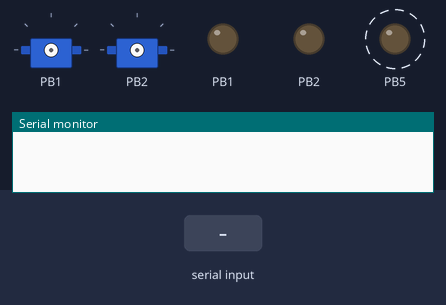
Simulated run of this program. Board: ATmega328P, built with avr-gcc and emulated at 16 MHz. Shown: 2 × servo, output pins drawn as LEDs (lit = HIGH), the last lines printed to the serial monitor. Dashed ring = blinking. The inputs (shaded band) are chosen by the test bench. Servo pulses on a pin are drawn as a servo (544–2400 µs = 0–180°).

Above: at 1.26 s.
1.3 s: "a" received over Serial
At 2.3 s:
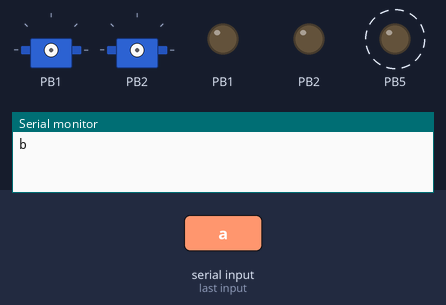
2.9 s: byte 0 (0) received over Serial
At 3.6 s:
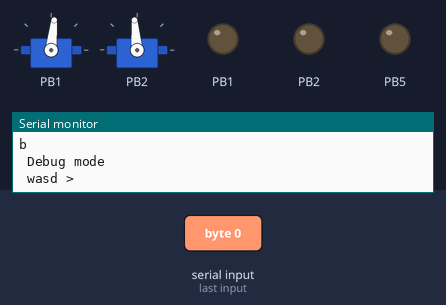
4.4 s: "c" received over Serial
At 5.6 s:
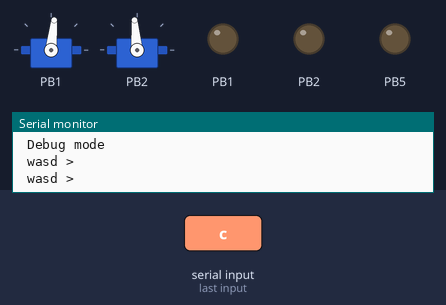
5.9 s: "s" received over Serial
At 6.7 s:
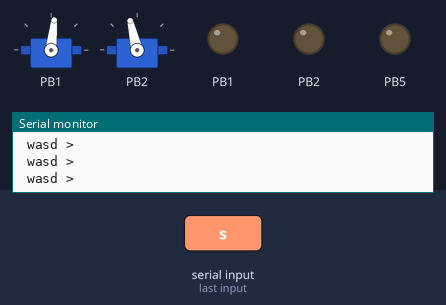
7.4 s: "d" received over Serial
At 7.8 s:
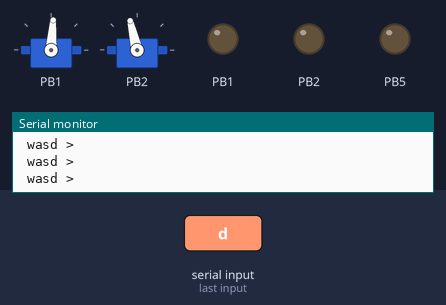
8.9 s: "d" received over Serial
At 10.2 s:
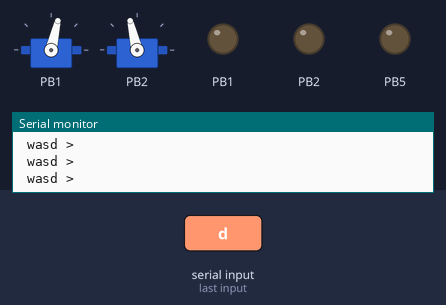
Timing chart, 0 to 11.4 s (numbered marks = the images above; inputs shaded):
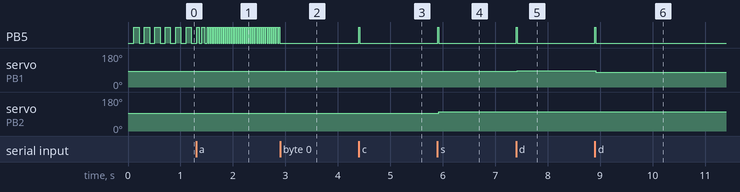

Measured:
- after the input at 1.3 s, PB5: alternates HIGH for 0.02 s and LOW for 0.02 s, starting after 0.06 s
- after the input at 2.9 s, PB5: stops changing and stays LOW
- after the input at 4.4 s, PB5: LOW → HIGH at once, → LOW 0.02 s later
- after the input at 5.9 s, PB5: LOW → HIGH at once, → LOW 0.02 s later; servo on PB2: 95° → 103° at once
- after the input at 7.4 s, PB5: LOW → HIGH at once, → LOW 0.02 s later; servo on PB1: 84° → 86° at once
- after the input at 8.9 s, PB5: LOW → HIGH at once, → LOW 0.02 s later; servo on PB1: 86° → 77° at once
- by itself, PB5: alternates HIGH for 0.10 s and LOW for 0.10 s

The program:

FTServoComms.c
```c
/*
 * FTServoComms.c
 *
 * Created: 2/24/2013 8:34:32 PM
 *  Author: Steve
 */

/*
 * FTServoPot.c
 *
 * Created: 2/23/2013 4:46:11 PM
 *  Author: Steve
 */

#define F_CPU 16000000L
#define _DEBUG


#include <avr/io.h>
#include <avr/interrupt.h>
#include <util/delay.h>
#include <util/atomic.h>
#include "uart.h"
#include "simpleserial.h"

void initADC0();
void initServo();
void initPWM();
void setServo(SerMsg msg, uint16_t dest);
uint16_t getADC();

uint16_t volatile ADCRead = 0;
uint16_t volatile ISRCount = 0;


int main(void)
{

	initServo();
	initSerial(9600);
	uint16_t dest;
	SerMsg msg;
	char err;
	_delay_ms(10);   // wait a little while for things to come online.
	sei();
	DDRB|=(1<<PB1);
	DDRB|=(1<<PB2);
	DDRB|=(1<<PB5);

	handshake();

	setServo(PITCHPOS,512);
	setServo(YAWPOS,450);

	while(1)
    {
		err = getMessage(&msg,&dest);
		if (err==0)
		{
			setServo(msg,dest);
			PORTB|=(1<<PB5);
		}
		_delay_ms(20);
		PORTB&=~(1<<PB5);
		_delay_ms(20);
    }

}


void initPWM()
{
	 TCCR1A|=(1<<COM1A1)|(1<<COM1B1)|(1<<WGM11);
	 TCCR1B|=(1<<WGM13)|(1<<CS11); //PRESCALER=8 MODE 10(phase correct)
	 ICR1=20000;  //50Hz (Period = 20ms).

	 DDRB|=(1<<PB1);   //PWM Pins as Out
	 DDRB|=(1<<PB2);
}

void initServo()
{
	initPWM();
}

void setServo(SerMsg msg  ,uint16_t dest)
{
	int servo = dest*1.8+600;
	switch (msg)
	{
		case YAWPOS:
			OCR1A = servo;
			break;
		case PITCHPOS:
			OCR1B = servo;
			break;
		case NULL:
		case STOP:
			break;
		default:
			break;
	}


}
```

simpleserial.c
```c
/*
* simpleserial.c
*
* Created: 2/24/2013 8:40:56 PM
*  Author: Steve
*/
#define F_CPU 16000000L
#include <avr/io.h>
#include <util/delay.h>
#include <avr/pgmspace.h>
#include "uart.h"
#include "simpleserial.h"


typedef enum MODE {
	REGULAR =0,
DEBUG=1} MODE;

static MODE PortMode;


char initSerial(uint16_t baud)
{
	switch(baud)
	{
		case 38400:
		uart_init(UART_BAUD_SELECT(38400,F_CPU));
		break;
		case 9600:
		uart_init(UART_BAUD_SELECT(9600,F_CPU));
		break;
		case 1200:
		uart_init(UART_BAUD_SELECT(1200,F_CPU));
		break;
		default:
		return(-1);
	}
	return 0;
}

char handshake()
{
	uart_flush();
	_delay_ms(100);

	while(uart_available()==0)
	{

		PORTB |=(1<<PB5);
		_delay_ms(100);
		PORTB &=~(1<<PB5);
		_delay_ms(100);

	}

	if (uart_getc() == 'a')
	{
		PORTB |=(1<<PB5);
		_delay_ms(50);
		PORTB &=~(1<<PB5);
		_delay_ms(50);
		PORTB |=(1<<PB5);
		_delay_ms(50);
		PORTB &=~(1<<PB5);
		_delay_ms(50);

	}

	uart_putc('b');
	while(uart_available()==0)
	{
		PORTB |=(1<<PB5);
		_delay_ms(20);

		PORTB &= ~(1<<PB5);
		_delay_ms(20);
	}

	if (uart_getc() == 'c')
	{
		uart_putc('d');
		PortMode = REGULAR;
		return(0);  // handshake success
	}
	else
	{
		uart_puts_p(PSTR("\n Debug mode"));
		PortMode = DEBUG;
		return(1);  // debug mode
	}
}

void clean_string(uint8_t* clean,const uint8_t* dirty)
{
	uint8_t cleanidx = 0;
	uint8_t dirtyidx = 0;

	while(dirty[dirtyidx++]==0x7F);

	while(dirty[dirtyidx++-1]!=0x7F)
	{
		if (dirty[dirtyidx-2]==0x7E)
		{
			clean[cleanidx++]=((dirty[dirtyidx-1]) ^ (0x20));
			dirtyidx++;
		}
		else
		{
			clean[cleanidx++]=dirty[dirtyidx-2];
		}
	}
	clean[cleanidx] = '\0';

}

void dirty_string(uint8_t* dirty, const uint8_t *clean)
{
	uint8_t cleanidx =0;
	uint8_t dirtyidx =0;

	dirty[dirtyidx++] = 0x7F;
	while(clean[cleanidx++] != '\0')
	{
		if (clean[cleanidx-1] == 0x7F)
		{	dirty[dirtyidx++] = 0x7E;
			dirty[dirtyidx++] = 0x7F ^ 0x20;
		}
		else if (clean[cleanidx-1] == 0x7E)
		{	dirty[dirtyidx++] = 0x7E;
			dirty[dirtyidx++] = 0x7E ^ 0x20;
		}
		else
		{
			dirty[dirtyidx++]=clean[cleanidx-1];
		}
	}
	dirty[dirtyidx] = 0x7F;
	dirty[dirtyidx+1] = '\0';
}


char getMessage(SerMsg *msg,uint16_t *data)
{
	static uint8_t alt=0;
	uint8_t raw_string[10];
	uint8_t cln_string[10];
	static uint16_t yaw =512;
	static uint16_t pitch=512;
	switch(PortMode)
	{
		case DEBUG:
		uart_puts_P("\r\n wasd >");
		while(uart_available()==0);

		char c = uart_getc();

		switch (c)
		{
			case 'a':
			yaw+=50;
			*msg = YAWPOS;
			*data = yaw;
			break;
			case 'd':
			yaw-=50;
			*msg = YAWPOS;
			*data = yaw;
			break;
			case 'w':
			pitch -=50;
			*msg = PITCHPOS;
			*data = pitch;
			break;
			case 's':
			pitch +=50;
			*msg = PITCHPOS;
			*data = pitch;
			break;
		}


		return 0;
		break;
		case REGULAR:

		if (uart_available()>0)
		{
			uint8_t i =0;
			raw_string[0] = uart_getc();
			while (raw_string[i] != 0x7F && uart_available())
			{
				raw_string[i++] = uart_getc();  // get to new frame
			}
			raw_string[i]=uart_getc();
			if (raw_string[i]==0x7F)
			{
				raw_string[i] = uart_getc();
			}
			while (uart_available())
			{
				raw_string[++i] = uart_getc();
				if (raw_string[i]==0x7F)
			{break;}
			}
			clean_string(cln_string,raw_string);


			switch(cln_string[0])
			{
				case 'p':
				if (cln_string[1]=='p')
				{
					*msg = YAWPOS;
					*data = (cln_string[2] << 8) + cln_string[3];
					return 0; //success!
				}
				else
				{
					return -1;
				}
				break;

				case 'o':
				if( cln_string[1]=='o')
				{

					*msg = PITCHPOS;
					*data = (cln_string[2] << 8) + cln_string[3];
					return 0; //success!
				} else
				{
					return -1;
				}


				break;

				case 's':
				*msg = STOP;
				*data = 0;
				return 0;
				break;
			}

		}
		else
		{
			switch(alt){
				case 0:
				uart_putc('o');
				alt =1;
				break;
				case 1:
				uart_putc('p');
				alt=0;
				break;
				default:
				uart_putc('p');
				alt = 0;
				break;
			}

		}
		break;
		default:
		*msg = NULL;
		return -1;  // error.
	}


	return 0;
}
```

simpleserial.h
```c
/*
 * simpleserial.h
 *
 * Created: 2/24/2013 10:25:52 PM
 *  Author: Steve
 */


#ifndef SIMPLESERIAL_H_
#define SIMPLESERIAL_H_

typedef enum SerMsg {
	NULL = 0,
	YAWPOS = 1,
	PITCHPOS = 2,
	STOP = -1,

	} SerMsg;


char initSerial(uint16_t baud); // Returns 0 if we got the port going. Halts if we didn't.
char handshake();  // Returns 0 if handshake succeeded
char getMessage(SerMsg *msg,uint16_t *data);
void clean_string(uint8_t* clean,const uint8_t* dirty);


#endif /* SIMPLESERIAL_H_ */
```

uart.h
```c
#ifndef UART_H
#define UART_H
/************************************************************************
Title:    Interrupt UART library with receive/transmit circular buffers
Author:   Peter Fleury <pfleury@gmx.ch>   http://jump.to/fleury
File:     $Id: uart.h,v 1.8.2.1 2007/07/01 11:14:38 peter Exp $
Software: AVR-GCC 4.1, AVR Libc 1.4
Hardware: any AVR with built-in UART, tested on AT90S8515 & ATmega8 at 4 Mhz
License:  GNU General Public License
Usage:    see Doxygen manual

LICENSE:
    Copyright (C) 2006 Peter Fleury

    This program is free software; you can redistribute it and/or modify
    it under the terms of the GNU General Public License as published by
    the Free Software Foundation; either version 2 of the License, or
    any later version.

    This program is distributed in the hope that it will be useful,
    but WITHOUT ANY WARRANTY; without even the implied warranty of
    MERCHANTABILITY or FITNESS FOR A PARTICULAR PURPOSE.  See the
    GNU General Public License for more details.

************************************************************************/

/************************************************************************
uart_available, uart_flush, uart1_available, and uart1_flush functions
were adapted from the Arduino HardwareSerial.h library by Tim Sharpe on
11 Jan 2009.  The license info for HardwareSerial.h is as follows:

  HardwareSerial.h - Hardware serial library for Wiring
  Copyright (c) 2006 Nicholas Zambetti.  All right reserved.

  This library is free software; you can redistribute it and/or
  modify it under the terms of the GNU Lesser General Public
  License as published by the Free Software Foundation; either
  version 2.1 of the License, or (at your option) any later version.

  This library is distributed in the hope that it will be useful,
  but WITHOUT ANY WARRANTY; without even the implied warranty of
  MERCHANTABILITY or FITNESS FOR A PARTICULAR PURPOSE.  See the GNU
  Lesser General Public License for more details.

  You should have received a copy of the GNU Lesser General Public
  License along with this library; if not, write to the Free Software
  Foundation, Inc., 51 Franklin St, Fifth Floor, Boston, MA  02110-1301  USA
************************************************************************/

/************************************************************************
Changelog for modifications made by Tim Sharpe, starting with the current
  library version on his Web site as of 05/01/2009.

Date        Description
=========================================================================
05/12/2009  Added Arduino-style available() and flush() functions for both
			supported UARTs.  Really wanted to keep them out of the library, so
			that it would be as close as possible to Peter Fleury's original
			library, but has scoping issues accessing internal variables from
			another program.  Go C!

************************************************************************/

/**
 *  @defgroup pfleury_uart UART Library
 *  @code #include <uart.h> @endcode
 *
 *  @brief Interrupt UART library using the built-in UART with transmit and receive circular buffers.
 *
 *  This library can be used to transmit and receive data through the built in UART.
 *
 *  An interrupt is generated when the UART has finished transmitting or
 *  receiving a byte. The interrupt handling routines use circular buffers
 *  for buffering received and transmitted data.
 *
 *  The UART_RX_BUFFER_SIZE and UART_TX_BUFFER_SIZE constants define
 *  the size of the circular buffers in bytes. Note that these constants must be a power of 2.
 *  You may need to adapt this constants to your target and your application by adding
 *  CDEFS += -DUART_RX_BUFFER_SIZE=nn -DUART_RX_BUFFER_SIZE=nn to your Makefile.
 *
 *  @note Based on Atmel Application Note AVR306
 *  @author Peter Fleury pfleury@gmx.ch  http://jump.to/fleury
 */

/**@{*/


#if (__GNUC__ * 100 + __GNUC_MINOR__) < 304
#error "This library requires AVR-GCC 3.4 or later, update to newer AVR-GCC compiler !"
#endif


/*
** constants and macros
*/

/** @brief  UART Baudrate Expression
 *  @param  xtalcpu  system clock in Mhz, e.g. 4000000L for 4Mhz
 *  @param  baudrate baudrate in bps, e.g. 1200, 2400, 9600
 */
#define UART_BAUD_SELECT(baudRate,xtalCpu) ((xtalCpu)/((baudRate)*16l)-1)

/** @brief  UART Baudrate Expression for ATmega double speed mode
 *  @param  xtalcpu  system clock in Mhz, e.g. 4000000L for 4Mhz
 *  @param  baudrate baudrate in bps, e.g. 1200, 2400, 9600
 */
#define UART_BAUD_SELECT_DOUBLE_SPEED(baudRate,xtalCpu) (((xtalCpu)/((baudRate)*8l)-1)|0x8000)


/** Size of the circular receive buffer, must be power of 2 */
#ifndef UART_RX_BUFFER_SIZE
#define UART_RX_BUFFER_SIZE 32
#endif
/** Size of the circular transmit buffer, must be power of 2 */
#ifndef UART_TX_BUFFER_SIZE
#define UART_TX_BUFFER_SIZE 32
#endif

/* test if the size of the circular buffers fits into SRAM */
#if ( (UART_RX_BUFFER_SIZE+UART_TX_BUFFER_SIZE) >= (RAMEND-0x60 ) )
#error "size of UART_RX_BUFFER_SIZE + UART_TX_BUFFER_SIZE larger than size of SRAM"
#endif

/*
** high byte error return code of uart_getc()
*/
#define UART_FRAME_ERROR      0x0800              /* Framing Error by UART       */
#define UART_OVERRUN_ERROR    0x0400              /* Overrun condition by UART   */
#define UART_BUFFER_OVERFLOW  0x0200              /* receive ringbuffer overflow */
#define UART_NO_DATA          0x0100              /* no receive data available   */


/*
** function prototypes
*/

/**
   @brief   Initialize UART and set baudrate
   @param   baudrate Specify baudrate using macro UART_BAUD_SELECT()
   @return  none
*/
extern void uart_init(unsigned int baudrate);


/**
 *  @brief   Get received byte from ringbuffer
 *
 * Returns in the lower byte the received character and in the
 * higher byte the last receive error.
 * UART_NO_DATA is returned when no data is available.
 *
 *  @param   void
 *  @return  lower byte:  received byte from ringbuffer
 *  @return  higher byte: last receive status
 *           - \b 0 successfully received data from UART
 *           - \b UART_NO_DATA
 *             <br>no receive data available
 *           - \b UART_BUFFER_OVERFLOW
 *             <br>Receive ringbuffer overflow.
 *             We are not reading the receive buffer fast enough,
 *             one or more received character have been dropped
 *           - \b UART_OVERRUN_ERROR
 *             <br>Overrun condition by UART.
 *             A character already present in the UART UDR register was
 *             not read by the interrupt handler before the next character arrived,
 *             one or more received characters have been dropped.
 *           - \b UART_FRAME_ERROR
 *             <br>Framing Error by UART
 */
extern unsigned int uart_getc(void);


/**
 *  @brief   Put byte to ringbuffer for transmitting via UART
 *  @param   data byte to be transmitted
 *  @return  none
 */
extern void uart_putc(unsigned char data);


/**
 *  @brief   Put string to ringbuffer for transmitting via UART
 *
 *  The string is buffered by the uart library in a circular buffer
 *  and one character at a time is transmitted to the UART using interrupts.
 *  Blocks if it can not write the whole string into the circular buffer.
 *
 *  @param   s string to be transmitted
 *  @return  none
 */
extern void uart_puts(const char *s );


/**
 * @brief    Put string from program memory to ringbuffer for transmitting via UART.
 *
 * The string is buffered by the uart library in a circular buffer
 * and one character at a time is transmitted to the UART using interrupts.
 * Blocks if it can not write the whole string into the circular buffer.
 *
 * @param    s program memory string to be transmitted
 * @return   none
 * @see      uart_puts_P
 */
extern void uart_puts_p(const char *s );

/**
 * @brief    Macro to automatically put a string constant into program memory
 */
#define uart_puts_P(__s)       uart_puts_p(PSTR(__s))

/**
 *  @brief   Return number of bytes waiting in the receive buffer
 *  @param   none
 *  @return  bytes waiting in the receive buffer
 */
extern int uart_available(void);

/**
 *  @brief   Flush bytes waiting in receive buffer
 *  @param   none
 *  @return  none
 */
extern void uart_flush(void);


/** @brief  Initialize USART1 (only available on selected ATmegas) @see uart_init */
extern void uart1_init(unsigned int baudrate);
/** @brief  Get received byte of USART1 from ringbuffer. (only available on selected ATmega) @see uart_getc */
extern unsigned int uart1_getc(void);
/** @brief  Put byte to ringbuffer for transmitting via USART1 (only available on selected ATmega) @see uart_putc */
extern void uart1_putc(unsigned char data);
/** @brief  Put string to ringbuffer for transmitting via USART1 (only available on selected ATmega) @see uart_puts */
extern void uart1_puts(const char *s );
/** @brief  Put string from program memory to ringbuffer for transmitting via USART1 (only available on selected ATmega) @see uart_puts_p */
extern void uart1_puts_p(const char *s );
/** @brief  Macro to automatically put a string constant into program memory */
#define uart1_puts_P(__s)       uart1_puts_p(PSTR(__s))
/** @brief   Return number of bytes waiting in the receive buffer */
extern int uart1_available(void);
/** @brief   Flush bytes waiting in receive buffer */
extern void uart1_flush(void);

/**@}*/


#endif // UART_H
```

Source omitted: uart.c (25585 bytes)
